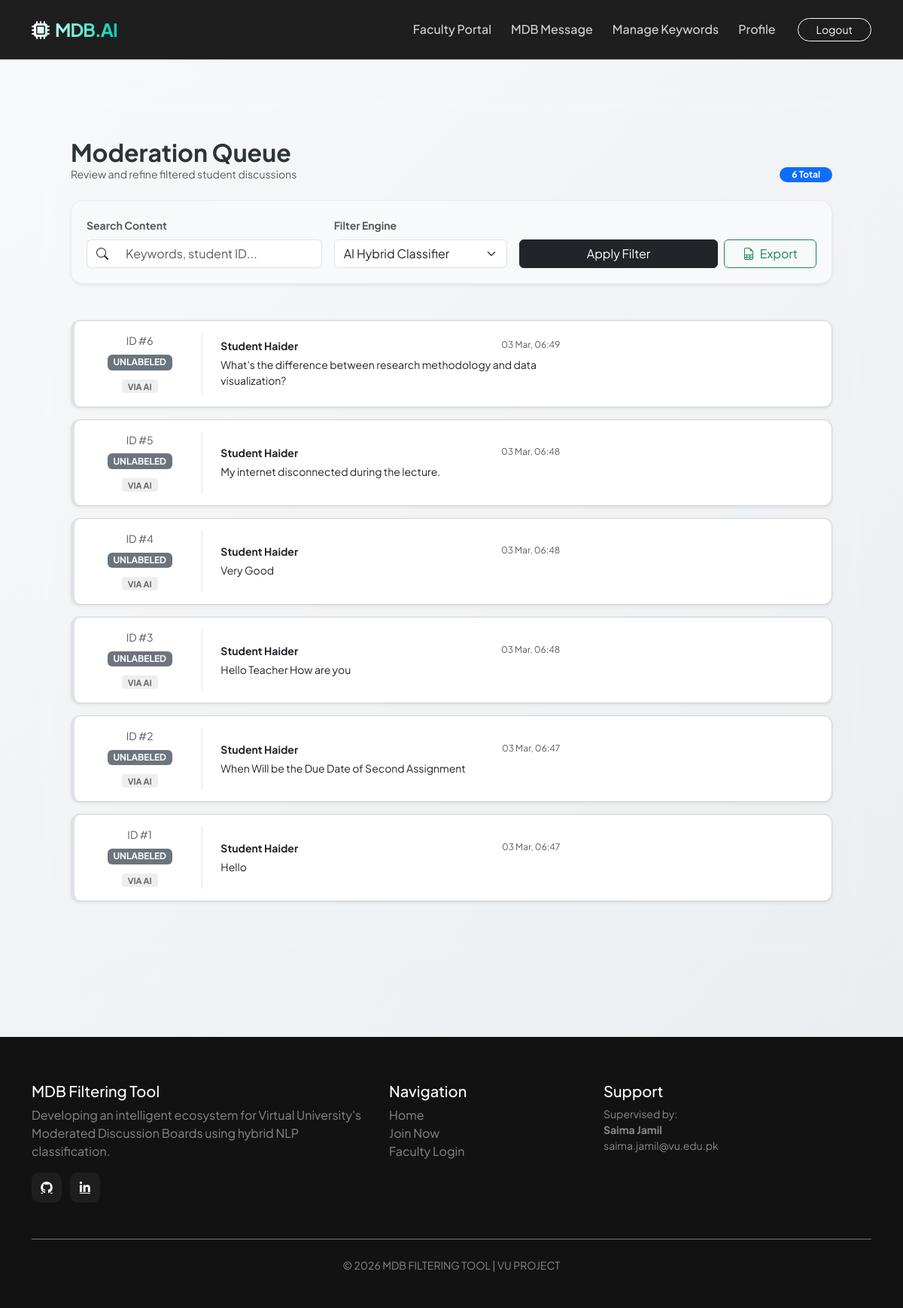
/teacher/mdb/ (signed in), run on the app's committed database.
### myapp/models.py (models this page shows, shortened)
class MDBMessage(models.Model):
    content = models.TextField()
    posted_by = models.ForeignKey(
        UserRegister,
        on_delete=models.SET_NULL,
        null=True,
        blank=True,
        related_name='posted_messages'
    )
    created_at = models.DateTimeField(auto_now_add=True)
    class Meta:
        indexes = [
            models.Index(fields=['created_at']),
        ]

class UserRegister(models.Model):
    ROLE_CHOICES = [
        ('teacher', 'Teacher'),
        ('student', 'Student'),
    ]
    GENDER_CHOICES = [
        ('male', 'Male'),
        ('female', 'Female'),
        ('other', 'Other'),
    ]
    STATUS_CHOICES = [
        ('active', 'Active'),
        ('inactive', 'Inactive'),
    ]
    full_name = models.CharField(max_length=100)
    email = models.EmailField(unique=True)
    password = models.CharField(max_length=255)
    role = models.CharField(max_length=10, choices=ROLE_CHOICES)
    gender = models.CharField(max_length=10, choices=GENDER_CHOICES, null=True, blank=True)
    dob = models.DateField(null=True, blank=True)
    profile_picture = models.ImageField(upload_to='profiles/', null=True, blank=True)
    phone = models.CharField(max_length=20, null=True, blank=True)
    bio = models.TextField(null=True, blank=True)
    country = models.CharField(max_length=100, null=True, blank=True)
    city = models.CharField(max_length=100, null=True, blank=True)
    status = models.CharField(max_length=10, choices=STATUS_CHOICES, default='active')
    created_at = models.DateTimeField(auto_now_add=True)
    updated_at = models.DateTimeField(auto_now=True)

### myapp/views.py (the view)
# urls.py: path('teacher/mdb/', views.teacher_mdb_messages, name='mdb_message'),
def teacher_mdb_messages(request):
    user, redirect_resp = get_current_user(request, required_role='teacher')
    if redirect_resp:
        return redirect_resp
    mode = request.POST.get('mode', 'ai') if request.method == 'POST' else 'ai'
    query = request.POST.get('q', '').strip() if request.method == 'POST' else ''
    messages_qs = MDBMessage.objects.select_related('posted_by').order_by('-created_at')
    if query:
        messages_qs = messages_qs.filter(content__icontains=query)
    paginator = Paginator(messages_qs, 20)
    page_number = request.GET.get('page', 1)
    page_obj = paginator.get_page(page_number)
    latest_gk = GlobalKeyword.objects.order_by('-created_at').first()
    academic_keywords   = [k.strip().lower() for k in (latest_gk.academic_keywords.split(',')   if latest_gk else [])]
    non_academic_keywords = [k.strip().lower() for k in (latest_gk.non_academic_keywords.split(',') if latest_gk else [])]
    vectorizer, lr_model = load_latest_models()
    models_available = bool(vectorizer and lr_model)
    messages_data = []
    for msg in page_obj:
        content_lower = msg.content.lower()
        academic_count   = sum(1 for kw in academic_keywords   if kw in content_lower)
        non_academic_count = sum(1 for kw in non_academic_keywords if kw in content_lower)
        if academic_count > non_academic_count:
            keyword_label = 'academic'
        elif non_academic_count > academic_count:
            keyword_label = 'non_academic'
        else:
            keyword_label = 'unlabeled'
        ai_label = lr_model.predict(vectorizer.transform([msg.content]))[0] if models_available else 'unlabeled'
        selected_label = ai_label if mode == 'ai' else keyword_label
        messages_data.append({
            'msg': msg,
            'keyword_label': keyword_label,
            'ai_label': ai_label,
            'selected_label': selected_label,
        })
    context = {
        'messages_data': messages_data,
        'query': query,
        'total_messages': MDBMessage.objects.count(),
        'mode': mode,
        'models_available': models_available,
        'page_obj': page_obj,           # for pagination controls
    }
    return render(request, 'teacher_mdb_messages.html', context)

### myapp/views.py (called while the page is built, shortened)
def load_latest_models():
    latest_dataset = Dataset.objects.order_by('-uploaded_at').first()
    if not latest_dataset:
        return None, None
    model_dir = os.path.join(settings.MEDIA_ROOT, "trained_models")
    vec_path = os.path.join(model_dir, f"vectorizer_{latest_dataset.id}.pkl")
    lr_path  = os.path.join(model_dir, f"logistic_regression_{latest_dataset.id}.pkl")
    if not all(os.path.exists(p) for p in [vec_path, lr_path]):
        return None, None

def get_current_user(request, required_role=None):
    user_id = request.session.get('user_id')
    if not user_id:
        messages.error(request, "Session expired. Please log in again.")
        return None, redirect('login')
    try:
        user = UserRegister.objects.get(id=user_id)
    except UserRegister.DoesNotExist:
        messages.error(request, "User account not found. Please log in again.")
        return None, redirect('login')
    if required_role and user.role != required_role:
        messages.error(request, f"Only {required_role}s can access this page.")
        return None, redirect('login')
    return user, None

### templates/teacher_mdb_messages.html (shortened to what this page needs)
{% extends "base.html" %}
{% block content %}
<div class="container py-4">
    <div class="d-flex justify-content-between align-items-end mb-4">
        <div>
            <h2 class="fw-bold mb-0">Moderation Queue</h2>
            <p class="text-muted small mb-0">Review and refine filtered student discussions</p>
        </div>
        <div class="text-end">
            <span class="badge bg-primary rounded-pill px-3">{{ total_messages }} Total</span>
        </div>
    </div>
    <div class="filter-section mb-5 shadow-sm">
        <form method="post" class="row g-3">
            <div class="col-md-4">
                <label class="form-label small fw-bold text-muted">Search Content</label>
                <div class="input-group">
                    <span class="input-group-text bg-white border-end-0"><i class="bi bi-search"></i></span>
                    <input type="text" name="q" class="form-control border-start-0" placeholder="Keywords, student ID..." value="{{ query }}">
                </div>
            </div>
            <div class="col-md-3">
                <label class="form-label small fw-bold text-muted">Filter Engine</label>
                <select name="mode" class="form-select">
                    <option value="ai" {% if mode == 'ai' %}selected{% endif %}>
                         AI Hybrid Classifier
                    </option>
                </select>
            </div>
            <div class="col-md-5 d-flex align-items-end gap-2">
                <button type="submit" class="btn btn-dark px-4 flex-grow-1">
                    Apply Filter
                </button>
                <a href="{% url 'teacher_mdb_messages_export_csv' %}?q={{ query|urlencode }}&mode={{ mode|urlencode }}"
                   class="btn btn-outline-success px-4">
                    <i class="bi bi-file-earmark-spreadsheet me-1"></i> Export
                </a>
            </div>
        </form>
    </div>
    <div class="row">
        <div class="col-12">
            {% for row in messages_data %}
            <div class="card moderation-card mb-3 p-3 shadow-sm {% if row.selected_label == 'academic' %}status-academic{% elif row.selected_label == 'non_academic' %}status-non_academic{% endif %}">
                <div class="row align-items-center">
                    <div class="col-md-2 text-center border-end">
                        <div class="text-muted small mb-1">ID #{{ row.msg.id }}</div>
                        {% if row.selected_label == 'academic' %}
                            <span class="badge bg-success-subtle text-success border border-success-subtle">ACADEMIC</span>
                        {% elif row.selected_label == 'non_academic' %}
                            <span class="badge bg-danger-subtle text-danger border border-danger-subtle">NON-ACADEMIC</span>
                        {% else %}
                            <span class="badge bg-secondary">UNLABELED</span>
                        {% endif %}
                        <div class="mt-2">
                            <span class="source-pill">via {{ mode|upper }}</span>
                        </div>
                    </div>
                    <div class="col-md-6 px-4">
                        <div class="d-flex justify-content-between mb-1">
                            <span class="fw-bold small">{{ row.msg.posted_by.full_name|default:"Unknown Student" }}</span>
                            <span class="text-muted" style="font-size: 0.75rem;">{{ row.msg.created_at|date:"d M, H:i" }}</span>
                        </div>
                        <p class="mb-0 text-dark small">{{ row.msg.content }}</p>
                    </div>
                </div>
            </div>
            {% empty %}
            <div class="text-center py-5">
                <img src="https://cdn-icons-png.flaticon.com/512/7486/7486744.png" width="80" class="opacity-25 mb-3" alt="Empty">
                <p class="text-muted">No messages match your criteria.</p>
            </div>
            {% endfor %}
        </div>
    </div>
</div>
<link rel="stylesheet" href="https://cdn.jsdelivr.net/npm/bootstrap-icons@1.11.3/font/bootstrap-icons.min.css">
{% endblock %}

### templates/base.html (style rules this page uses)
:root { --primary-color: #00d4b4; --primary-dark: #00b89a; --bg-gradient: linear-gradient(135deg, #f8f9fa 0%, #e9ecef 100%); --glass-bg: rgba(255, 255, 255, 0.85); --dark-surface: #121212; --text-main: #2d3436; }
body { background: var(--bg-gradient); background-attachment: fixed; font-family: 'Plus Jakarta Sans', sans-serif; color: var(--text-main); min-height: 100vh; display: flex; flex-direction: column; }

### templates/teacher_mdb_messages.html (style rules this page uses)
.moderation-card { background: white; border-radius: 12px; border-left: 5px solid #dee2e6; transition: all 0.2s; }
.filter-section { background: #f8f9fa; border-radius: 16px; padding: 20px; border: 1px solid #e9ecef; }
.source-pill { font-size: 0.7rem; font-weight: 700; padding: 2px 8px; border-radius: 4px; text-transform: uppercase; background: #eee; color: #666; }

### data on the page
MDBMessage: msg.id "6", mode "AI", msg.posted_by.full_name "Student Haider", msg.created_at "03 Mar, 06:49", msg.content "What's the difference between research methodology and data visualization?"
MDBMessage: msg.id "5", mode "AI", msg.posted_by.full_name "Student Haider", msg.created_at "03 Mar, 06:48", msg.content "My internet disconnected during the lecture."
MDBMessage: msg.id "4", mode "AI", msg.posted_by.full_name "Student Haider", msg.created_at "03 Mar, 06:48", msg.content "Very Good"
MDBMessage: msg.id "3", mode "AI", msg.posted_by.full_name "Student Haider", msg.created_at "03 Mar, 06:48", msg.content "Hello Teacher How are you"
MDBMessage: msg.id "2", mode "AI", msg.posted_by.full_name "Student Haider", msg.created_at "03 Mar, 06:47", msg.content "When Will be the Due Date of Second Assignment"
MDBMessage: msg.id "1", mode "AI", msg.posted_by.full_name "Student Haider", msg.created_at "03 Mar, 06:47", msg.content "Hello"

### other printed values
{{ total_messages }} "6"
